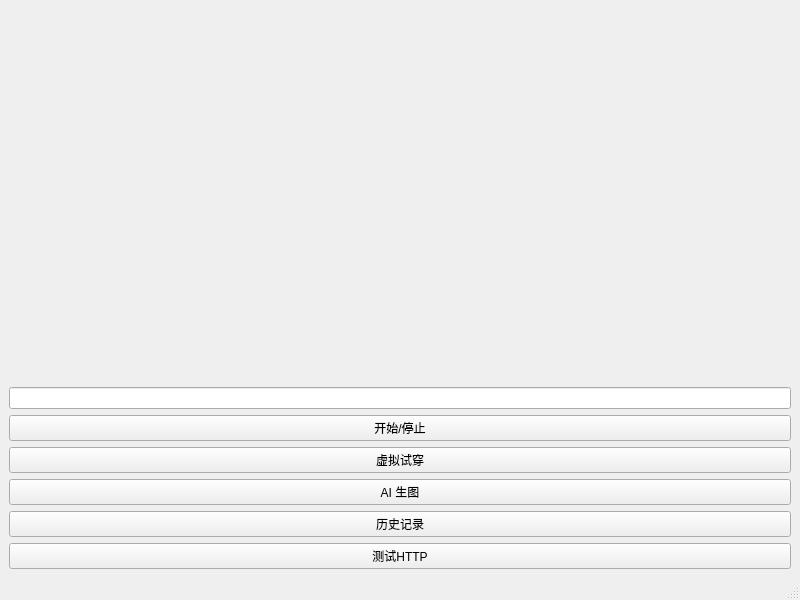
<?xml version="1.0" encoding="UTF-8"?>
<ui version="4.0">
 <class>MainWindow</class>
 <widget class="QMainWindow" name="MainWindow">
  <property name="geometry">
   <rect>
    <x>0</x>
    <y>0</y>
    <width>800</width>
    <height>600</height>
   </rect>
  </property>
  <property name="windowTitle">
   <string>MainWindow</string>
  </property>
  <widget class="QWidget" name="centralwidget">
   <layout class="QVBoxLayout" name="verticalLayout">
    <item>
     <widget class="QLabel" name="labelImage">
      <property name="text">
       <string/>
      </property>
     </widget>
    </item>
    <item>
     <widget class="QLineEdit" name="lineEditPrompt">
      <property name="minimumSize">
       <size>
        <width>0</width>
        <height>19</height>
       </size>
      </property>
      <property name="text">
       <string/>
      </property>
     </widget>
    </item>
    <item>
     <widget class="QPushButton" name="btnClick">
      <property name="text">
       <string>开始/停止</string>
      </property>
     </widget>
    </item>
    <item>
     <widget class="QPushButton" name="btnTryOn">
      <property name="text">
       <string>虚拟试穿</string>
      </property>
     </widget>
    </item>
    <item>
     <widget class="QPushButton" name="btnGenerate">
      <property name="text">
       <string>AI 生图</string>
      </property>
     </widget>
    </item>
    <item>
     <widget class="QPushButton" name="btnHistory">
      <property name="text">
       <string>历史记录</string>
      </property>
     </widget>
    </item>
    <item>
     <widget class="QPushButton" name="btnhttp">
      <property name="text">
       <string>测试HTTP</string>
      </property>
     </widget>
    </item>
   </layout>
  </widget>
  <widget class="QMenuBar" name="menubar">
   <property name="geometry">
    <rect>
     <x>0</x>
     <y>0</y>
     <width>800</width>
     <height>18</height>
    </rect>
   </property>
  </widget>
  <widget class="QStatusBar" name="statusbar"/>
 </widget>
 <resources/>
 <connections/>
</ui>
